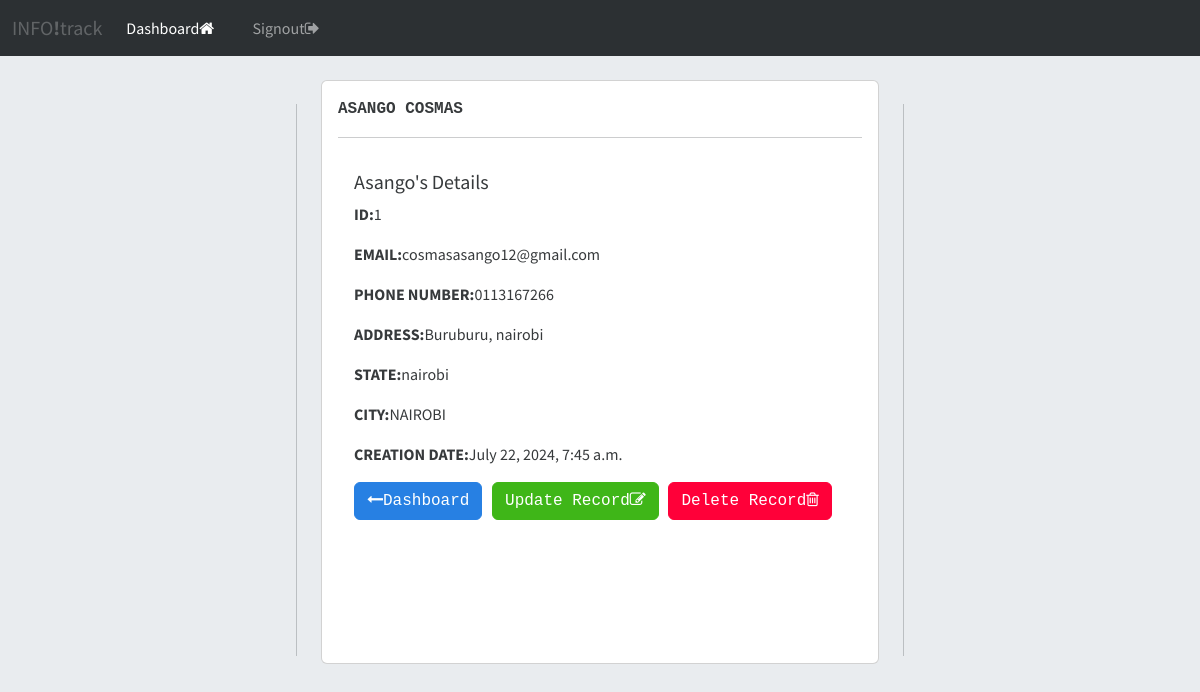
/view-record/1 (signed in), run on the app's committed database.
### crmapp/models.py (models this page shows, shortened)
class record(models.Model):
    created_date = models.DateTimeField(auto_now_add=True)
    first_name = models.CharField(max_length=50)
    last_name = models.CharField(max_length=100)
    email = models.EmailField(max_length=100)
    phone = models.CharField(max_length=100)
    address = models.CharField(max_length=100)
    state = models.CharField(max_length=100)
    city = models.CharField(max_length=100)

### crmapp/views.py (the view)
# urls.py: path('view-record/<int:pk>', views.viewRecord, name='view-record'),
@login_required(login_url='user_login')
def viewRecord(request, pk):
    customer_data = record.objects.get(id=pk)
    context = {'customer_data':customer_data}
    return render(request, 'crmapp/view-record.html', context)

### crmapp/templates/crmapp/view-record.html (shortened to what this page needs)
{% extends 'crmapp/base.html' %}
{% block content %}
<body class="bg-body-secondary">
<div class=" d-flex justify-content-center">
    <div class="d-flex p-4" style="height: 600px;">
      </div>
<div class="card p-3 mb-3 w-50 rounded" style="width: 18rem;">
    <strong>
        <div class='font-monospace'>
            {{customer_data.last_name|upper}}
            {{customer_data.first_name|upper}}
        </div>
    </strong>
    <hr>
    <div class="card-body">
      <h5 class="card-title">{{customer_data.last_name}}'s Details</h5>
      <p class="card-text"><strong>ID:</strong>{{customer_data.id}}</p>
      <p class="card-text"><strong>EMAIL:</strong>{{customer_data.email}}</p>
      <p class="card-text"><strong>PHONE NUMBER:</strong>{{customer_data.phone}}</p>
      <p class="card-text"><strong>ADDRESS:</strong>{{customer_data.address}}</p>
      <p class="card-text"><strong>STATE:</strong>{{customer_data.state}}</p>
      <p class="card-text"><strong>CITY:</strong>{{customer_data.city}}</p>
      <p class="card-text"><strong>CREATION DATE:</strong>{{customer_data.created_date}}</p>
      <a href="{% url 'dashboard' %}" class="btn btn-primary rounded font-monospace"><i class="fa fa-long-arrow-left" aria-hidden="true"></i>Dashboard</a> &nbsp;
      <a href="{% url 'updateRecord' customer_data.id %}" class="btn btn-success rounded font-monospace">Update Record<i class="fa fa-pencil-square-o" aria-hidden="true"></i></a> &nbsp;
      <a href="{% url 'delete-record' customer_data.id %}" class="btn btn-danger rounded font-monospace">Delete Record<i class="fa fa-trash-o" aria-hidden="true"></i></a>
    </div>
  </div>
  <div class="d-flex p-4" style="height: 600px;">
  </div>
</div>
</body>
{% endblock %}

### data on the page
record: last_name "ASANGO", first_name "COSMAS", last_name "Asango", id "1", email "cosmasasango12@gmail.com", phone "0113167266", address "Buruburu, nairobi", state "nairobi", city "NAIROBI", created_date "July 22, 2024, 7:45 a.m."
